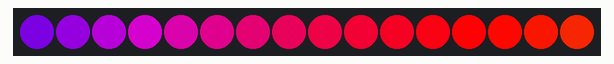
This sketch was run on a simulated ESP32. On the bench: 16 RGB LEDs in strip order, left to right.

Above: at 2.45 s.
At 6.95 s:
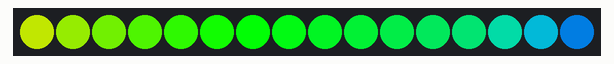
At 11.76 s:
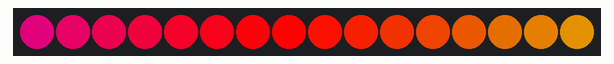
At 21.08 s:
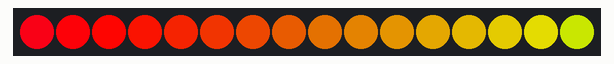
At 30.4 s:
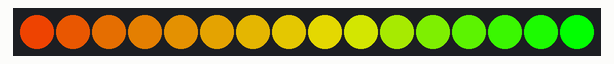
At 39.72 s:
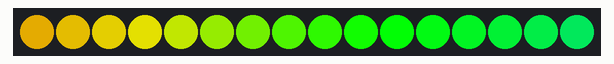

The sketch:

esp32_fastled_multicore_rmt.ino
```cpp
#include <FastLED.h>

// FastLED
static constexpr uint8_t PIN_DATA {32};
static constexpr size_t N_LEDS {16};
CRGBArray<N_LEDS> leds;

// FreeRTOS
static TaskHandle_t handle_main_app {NULL};
static TaskHandle_t handle_task_led_show {NULL};
static constexpr uint8_t CORE_TASK_LED_SHOW {0};  // core 1: main app
static constexpr uint32_t STACK_SIZE {2048};      // bytes
static constexpr uint32_t PRIORITY {2};           // LOW 0 - 25 HIGH

void isr_task_led_show(void* pvParameters) {
    while (true) {
        ulTaskNotifyTake(pdTRUE, portMAX_DELAY);  // wait for the trigger
        FastLED.show();                           // do the show()
        BaseType_t xHigherPriorityTaskWoken = pdFALSE;
        vTaskNotifyGiveFromISR(handle_main_app, &xHigherPriorityTaskWoken);  // notify back to the main app
    }
}

void trigger_led_show() {
    const uint32_t r = ulTaskNotifyTake(pdTRUE, pdMS_TO_TICKS(1));  // check for notification
    if (r == pdTRUE) {                                              // if isr_task_led_show has done
        xTaskNotifyGive(handle_task_led_show);                      // trigger the next show() task
    }
}

void setup() {
    Serial.begin(115200);
    delay(2000);

    // prepare fastled
    FastLED.addLeds<NEOPIXEL, PIN_DATA>(leds, N_LEDS);

    // store the handle of this task
    handle_main_app = xTaskGetCurrentTaskHandle();

    // create the isr task for fastled show()
    xTaskCreatePinnedToCore(
        isr_task_led_show,
        "isr_task_led_show",
        STACK_SIZE,
        NULL,
        PRIORITY,
        &handle_task_led_show,
        CORE_TASK_LED_SHOW);

    xTaskNotifyGive(handle_task_led_show);  // trigger the first show() task
}

void loop() {
    // change the led color
    leds.fill_rainbow(uint8_t(float(millis() % 3000) / 3000.f * 255.f));

    // trigger FastLED.show() in 125fps
    static uint32_t prev_ms = millis();
    if (millis() >= prev_ms + 8) {
        prev_ms = millis();
        trigger_led_show();
    }
}
```
